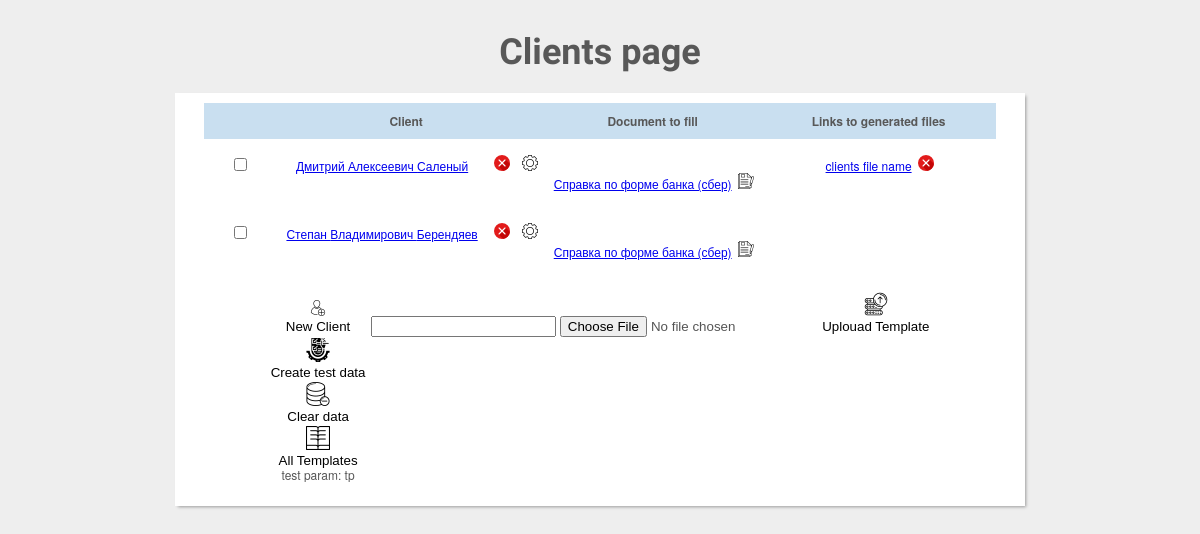
The page /clients/ on the database as committed earlier.
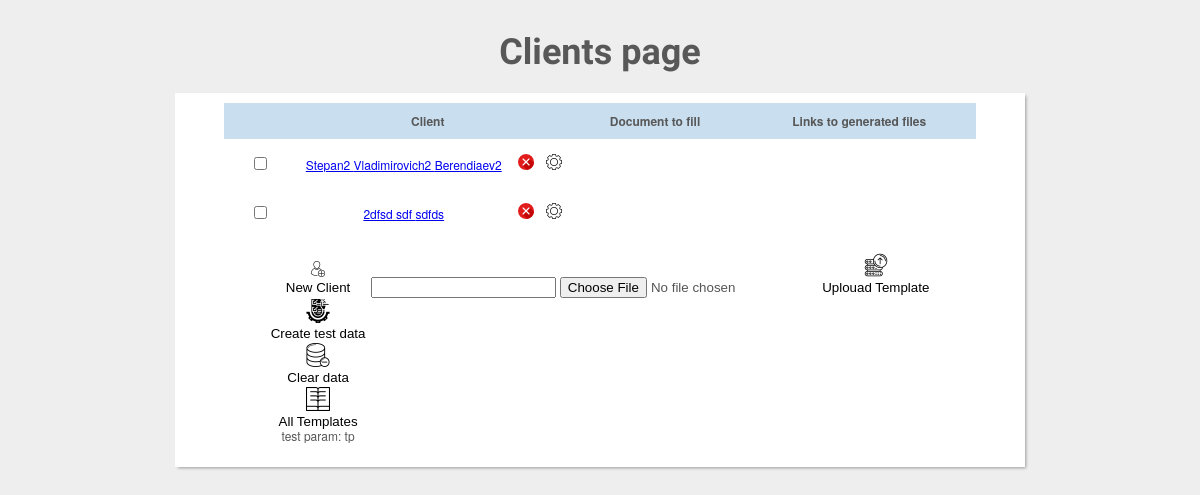
The same page on the database as committed later.
### clients/models.py (models this page shows)
class Client(models.Model):
	first_name = models.CharField(max_length=30, default='Иван')
	part_name = models.CharField(max_length=30, default='Иванович')
	last_name = models.CharField(max_length=30,  default='Иванов')

class Document(models.Model):
	name = models.CharField(max_length=500)
	file_name = models.CharField(max_length=500, default = "file name")
	file_type = models.CharField(max_length=20, default = "pdf")
	def get_path(self):
	    if self.file_type == 'pdf':
		    return os.path.join(PDF_TEMPLATE_DIR, self.file_name)

class ClientsFile(models.Model):
    client = models.ForeignKey(Client, on_delete=models.CASCADE)
    file_name = models.CharField(max_length=500, default = "clients file name")
    file_path = models.CharField(max_length=1000, default = "/")

### clients/views.py (the view)
# urls.py: path('clients/', allClients),
def allClients(request, test_param="tp"):
	view_params['all_clients'] = Client.objects.all()
	view_params['all_docs'] = Document.objects.all()
	view_params['all_clients_files'] = ClientsFile.objects.all()
	view_params['p_table'] = 'clients'
	view_params['page_title'] = 'Clients page'
	return render(request, 'index.html', view_params);

### templates/index.html (shortened to what this page needs)
<!DOCTYPE html>
<html>
{% load staticfiles %}
    <link href="{% static 'css/clients_table.css' %}" rel="stylesheet" type="text/css" >
    <link rel="stylesheet" href="https://cdnjs.cloudflare.com/ajax/libs/font-awesome/4.7.0/css/font-awesome.min.css">
<body>
{% load staticfiles %}
<h1>{{page_title}}</h1>
 <div id="wrapper">
     {% if p_table == 'clients' %}
        {% include 'clients.html' %}
     {% endif %}
{% include 'clients_button.html' %}
</div>
</body>
</html>

### templates/clients.html (shortened to what this page needs)
<table id="keywords" cellspacing="0" cellpadding="0">
    <thead>
    <tr>
        <th></th>
        <th colspan="2"><span> Client </span></th>
        <th rowspan="{{ all_clients.count }}"><span> Document to fill</span></th>
        <th><span> Links to generated files </span></th>
    </tr>
    </thead>
    {% for p_client in all_clients %}
        <form action="/clientForm/{{ p_client.id }}" method="POST" style="display:inline;">
            <form>
                <div>
                    <td>
                        <input type="checkbox" name="cl_checked" value="{{ p_client.id }}">
                    </td>
                    <td>
                        <a href="/clientInfo/{{ p_client.id }}">
                            {{ p_client.first_name }} {{ p_client.part_name }} {{ p_client.last_name }}
                        </a>
                    </td>
                    <td style="display: inherit;">
                            {% load staticfiles %}
                            <button class="btn" name="sbm" value="Delete"><img src="{% static 'img/x-button.png' %}"/>
                            </button>
                            <button class="btn" name="sbm" value="Edit"><img src="{% static 'img/edit_icon.png' %}"/>
                            </button>
                    </td>
                </div>
                <td>
                    {% for doc in all_docs %}
                        <br><input type="hidden" name="doc_id" value="{{ doc.id }}"><a href="{% static doc.get_path %}">{{ doc.name }}</a></input><button class="btn" name="sbm" value="Generete Doc"><img
                                src="{% static 'img/fill_file.png' %}"/></button>
                    {% endfor %}
                </td>
            </form>
                <td>
                        {% for client_file in all_clients_files %}
                            {% if client_file.client.id == p_client.id %}
                                <form action="/clientForm/{{ p_client.id }}" method="POST">{% csrf_token %}
                                    {% load static %}
                                    <a href="{% static client_file.file_path %}"> {{ client_file.file_name }}</a><button class="btn" name="sbm" value="Delete generated doc"><img
                                        src="{% static 'img/x-button.png' %}"/></button>
                                </form>
                            {% endif %}
                        {% endfor %}
                </td>
    {% endfor %}
</table>

### templates/clients_button.html (shortened to what this page needs)
{% load staticfiles %}
<table id="keywords" cellspacing="0" cellpadding="0">
    <tr>
        <th>
    <span>
	  <form action="/addClient/" method="POST">{% csrf_token %}
          <button class="btn" name="sbm" value="Add Client"><img src="{% static 'img/add_user.png' %}"/>
          <p>New Client</p>
          </button>
      </form>
	</span>
        </th>
        <th>
    <span>
    <form action="/uploadTemplate/" method="POST" enctype="multipart/form-data">{% csrf_token %}
        <input type="text" name="tmp_name" id="id_tmp_name"/>
        <input type="file" name="template"/>
        <button class="btn" name="sbm" value="Uplouad Template"><img src="{% static 'img/upload.png' %}"/><p>Uplouad Template</p></button>
      </form>
  </span>
        </th>
    </tr>
    <tr>
        <th>
    <span>
	  <form action="/createTestData/" method="POST">{% csrf_token %}
      <button class="btn" name="sbm" value="Create test data"><img src="{% static 'img/test.png' %}"/><p>Create test data</p></button>
      </form>
	</span>
        </th>
    </tr>
    <tr>
        <th>
    <span>
	  <form action="/clearData/" method="POST">{% csrf_token %}
          <button class="btn" name="sbm" value="Clear data"><img src="{% static 'img/clean-database.png' %}"/><p>Clear data</p></button>
      </form>
	</span>
        </th>
    </tr>
    <tr>
        <th>
    <span>
        {% if p_table == 'clients' %}
            <form action="/templates/" method="POST">{% csrf_token %}
      <button class="btn" name="sbm" value="All Templates"><img
                         src="{% static 'img/bible.png' %}"/><p>All Templates</p></button>
            </form>
        {% endif %}
	</span>
        </th>
    </tr>
    <tr>
        <th><span> test param: {{ test_param }}</span></th>
    </tr>
</table>

### static/css/clients_table.css (style rules this page uses)
html, body, div, span, applet, object, iframe, h1, h2, h3, h4, h5, h6, p, blockquote, pre, a, abbr, acronym, address, big, cite, code, del, dfn, em, img, ins, kbd, q, s, samp, small, strike, strong, sub, sup, tt, var, b, u, i, center, dl, dt, dd, ol, ul, li, fieldset, form, label, legend, table, caption, tbody, tfoot, thead, tr, th, td, article, aside, canvas, details, embed, figure, figcaption, footer, header, hgroup, menu, nav, output, ruby, section, summary, time, mark, audio, video { margin: 0; padding: 0; border: 0; font-size: 100%; font: inherit; vertical-align: baseline; outline: none; -webkit-font-smoothing: antialiased; -webkit-text-size-adjust: 100%; -ms-text-size-adjust: 100%; -webkit-box-sizing: border-box; -moz-box-sizing: border-box; box-sizing: border-box; }
html { overflow-y: scroll; }
body { background: #eee url('https://i.imgur.com/eeQeRmk.png'); font-family: 'Helvetica Neue', Helvetica, Arial, sans-serif; font-size: 62.5%; line-height: 1; color: #585858; padding: 22px 10px; padding-bottom: 55px; }
input, textarea { -webkit-font-smoothing: antialiased; -webkit-text-size-adjust: 100%; -ms-text-size-adjust: 100%; -webkit-box-sizing: border-box; -moz-box-sizing: border-box; box-sizing: border-box; outline: none; }
table { border-collapse: collapse; border-spacing: 0; }
img { border: 0; max-width: 100%; }
h1 { font-family: 'Amarante', Tahoma, sans-serif; font-weight: bold; font-size: 3.6em; line-height: 1.7em; margin-bottom: 10px; text-align: center; }
#wrapper { display: block; width: 850px; background: #fff; margin: 0 auto; padding: 10px 17px; -webkit-box-shadow: 2px 2px 3px -1px rgba(0,0,0,0.35); }
#keywords { margin: 0 auto; font-size: 1.2em; margin-bottom: 15px; }
#keywords thead { cursor: pointer; background: #c9dff0; }
#keywords thead tr th { font-weight: bold; padding: 12px 30px; padding-left: 42px; }
#keywords thead tr th span { padding-right: 20px; background-repeat: no-repeat; background-position: 100% 100%; }
#keywords tbody tr { color: #555; }
#keywords tbody tr td { text-align: center; padding: 15px 10px; }

Rows that differ between the two databases and show on the page:
removed Client: first_name "Дмитрий", part_name "Алексеевич", last_name "Саленый"
removed Document: name "Справка по форме банка (сбер)"
removed ClientsFile: file_name "clients file name"
removed Client: first_name "Степан", part_name "Владимирович", last_name "Берендяев"
added Client: first_name "Stepan2", part_name "Vladimirovich2", last_name "Berendiaev2"
added Client: first_name "2dfsd", part_name "sdf", last_name "sdfds"
